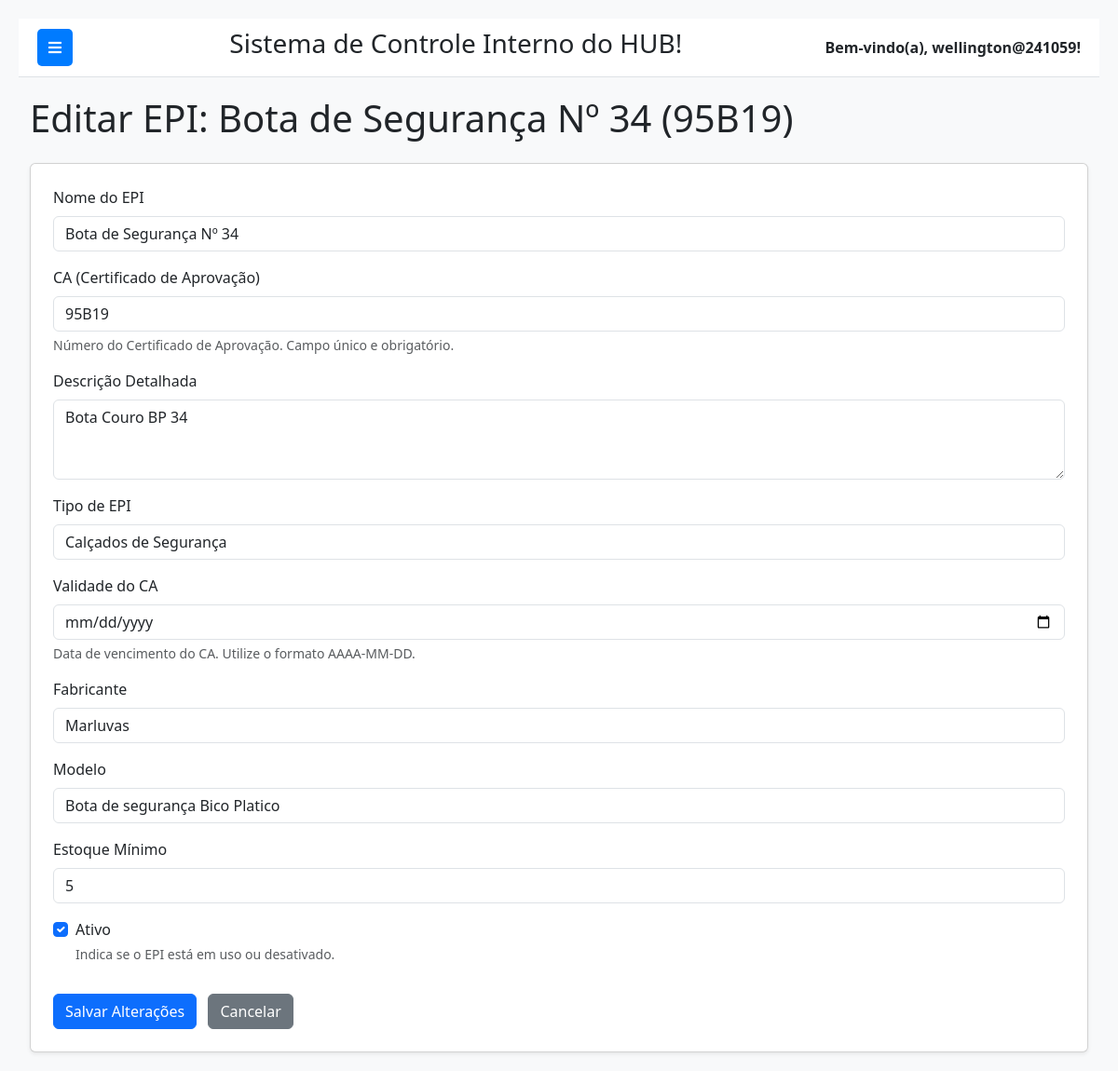
Page /epis/editar/1/ (signed in) on the committed database.
### epi/models.py (models this page shows, shortened)
class EPI(models.Model):
    nome = models.CharField(max_length=200, verbose_name="Nome do EPI")
    ca = models.CharField(max_length=20, unique=True, verbose_name="CA (Certificado de Aprovação)", help_text="Certificado de Aprovação (obrigatório)")
    descricao = models.TextField(blank=True, null=True, verbose_name="Descrição Detalhada")
    tipo_epi = models.ForeignKey(
        TipoEPI,
        on_delete=models.SET_NULL,
        null=True,
        blank=True,
        related_name='epis',
        verbose_name="Tipo de EPI"
    )
    validade_ca = models.DateField(blank=True, null=True, verbose_name="Validade do CA", help_text="Data de vencimento do Certificado de Aprovação")
    fabricante = models.CharField(max_length=150, blank=True, null=True, verbose_name="Fabricante")
    modelo = models.CharField(max_length=100, blank=True, null=True, verbose_name="Modelo")
    estoque_minimo = models.PositiveIntegerField(default=0, verbose_name="Estoque Mínimo")
    ativo = models.BooleanField(default=True, verbose_name="Ativo")
    class Meta:
        verbose_name = "EPI"
        verbose_name_plural = "EPIs"
        ordering = ['nome']

### epi/views.py (the view)
# urls.py: path('editar/<int:pk>/', views.editar_epi, name='editar_epi'),
@login_required
def editar_epi(request, pk):
    epi = get_object_or_404(EPI, pk=pk)
    if request.method == 'POST':
        form = EPIForm(request.POST, instance=epi)
        if form.is_valid():
            form.save()
            messages.success(request, f'EPI "{epi.nome}" (CA: {epi.ca}) atualizado com sucesso!')
            return redirect('listar_epis')
        else:
            messages.error(request, 'Erro ao atualizar EPI. Verifique os campos.')
    else:
        form = EPIForm(instance=epi)
    context = {
        'form': form,
        'epi': epi,
        'active_page': 'epis',
    }
    return render(request, 'epi/editar_epi.html', context)

### epi/forms.py
class EPIForm(forms.ModelForm):
    class Meta:
        model = EPI
        fields = [
            'nome', 'ca', 'descricao', 'tipo_epi',
            'validade_ca', 'fabricante', 'modelo',
            'estoque_minimo', 'ativo'
        ]
        labels = {
            'nome': 'Nome do EPI',
            'ca': 'CA (Certificado de Aprovação)',
            'descricao': 'Descrição Detalhada',
            'tipo_epi': 'Tipo de EPI',
            'validade_ca': 'Validade do CA',
            'fabricante': 'Fabricante',
            'modelo': 'Modelo',
            'estoque_minimo': 'Estoque Mínimo',
            'ativo': 'Ativo',
        }
        widgets = {
            'descricao': forms.Textarea(attrs={'rows': 3}),
            'validade_ca': forms.DateInput(attrs={'type': 'date'}), # Input de data HTML5
        }
        help_texts = {
            'ca': 'Número do Certificado de Aprovação. Campo único e obrigatório.',
            'validade_ca': 'Data de vencimento do CA. Utilize o formato AAAA-MM-DD.',
            'ativo': 'Indica se o EPI está em uso ou desativado.',
        }

### epi/models.py (called while the page is built)
    def __str__(self):
        return self.nome

### epi/templates/epi/editar_epi.html (shortened to what this page needs)
{% extends 'base.html' %}
{% load widget_tweaks %}
{% block content %}
    <h1 class="mb-4">Editar EPI: {{ epi.nome }} ({{ epi.ca }})</h1>
    <div class="card p-4 shadow-sm">
        <form method="post">
            {% for field in form %}
                {% if field.widget_type == 'checkbox' %}
                    <div class="form-check mb-3">
                        {% render_field field class="form-check-input" %}
                        <label class="form-check-label" for="{{ field.id_for_label }}">
                            {{ field.label }}
                        </label>
                        {% if field.help_text %}
                            <div class="form-text text-muted">{{ field.help_text }}</div>
                        {% endif %}
                    </div>
                {% else %}
                    <div class="mb-3">
                        <label for="{{ field.id_for_label }}" class="form-label">{{ field.label }}</label>
                        {% render_field field class="form-control" %}
                        {% if field.help_text %}
                            <div class="form-text text-muted">{{ field.help_text }}</div>
                        {% endif %}
                    </div>
                {% endif %}
            {% endfor %}
            <button type="submit" class="btn btn-primary mt-3">Salvar Alterações</button>
            <a href="{% url 'listar_epis' %}" class="btn btn-secondary mt-3 ms-2">Cancelar</a>
        </form>
    </div>
{% endblock %}

### templates/base.html (shortened to what this page needs)
{% load static %}
<!DOCTYPE html>
<html lang="pt-br">
<head>
    <link href="https://cdn.jsdelivr.net/npm/bootstrap@5.3.3/dist/css/bootstrap.min.css" rel="stylesheet">
    <link rel="stylesheet" href="https://cdnjs.cloudflare.com/ajax/libs/font-awesome/5.15.4/css/all.min.css" />
</head>
<body>
    <div class="main-content" id="main-content">
        <div class="navbar-top">
            <button class="toggle-btn" id="sidebarToggle">
                <i class="fas fa-bars"></i>
            </button>
            <div class="system-name">
                <h3>Sistema de Controle Interno do HUB!</h3>
            </div>
            <div class="user-info">
                Bem-vindo(a), {{ request.user.username }}!
            </div>
        </div>
        <div class="container-fluid">
            {% block content %}
            {% endblock %}
        </div>
    </div>
</body>
</html>

### templates/base.html (style rules this page uses)
body { display: flex; min-height: 100vh; background-color: #f8f9fa; }
.main-content { flex-grow: 1; padding: 20px; transition: margin-left 0.3s ease-in-out; margin-left: 0; }
.navbar-top { background-color: #ffffff; border-bottom: 1px solid #dee2e6; padding: 10px 20px; display: flex; justify-content: space-between; align-items: center; margin-bottom: 20px; }
.navbar-top .user-info { font-weight: bold; }
.toggle-btn { background-color: #007bff; color: white; border: none; padding: 8px 12px; border-radius: 5px; cursor: pointer; margin-right: 15px; }

### rows in the picture
EPI: nome "Bota de Segurança Nº 34", ca "95B19", nome "Bota de Segurança Nº 34" "95B19" "Bota Couro BP 34" "Calçados de Segurança" "Marluvas" "Bota de segurança Bico Platico" "5", ativo "☑"

### other values in the picture
{{ request.user.username }} "wellington@241059"
{{ field.label }} "Nome do EPI" "CA (Certificado de Aprovação)" "Descrição Detalhada" "Tipo de EPI" "Validade do CA" "Fabricante" "Modelo" "Estoque Mínimo"
{{ field.help_text }} "Número do Certificado de Aprovação. Campo único e obrigatório." "Data de vencimento do CA. Utilize o formato AAAA-MM-DD."
{{ field.label }} "Ativo"
{{ field.help_text }} "Indica se o EPI está em uso ou desativado."
